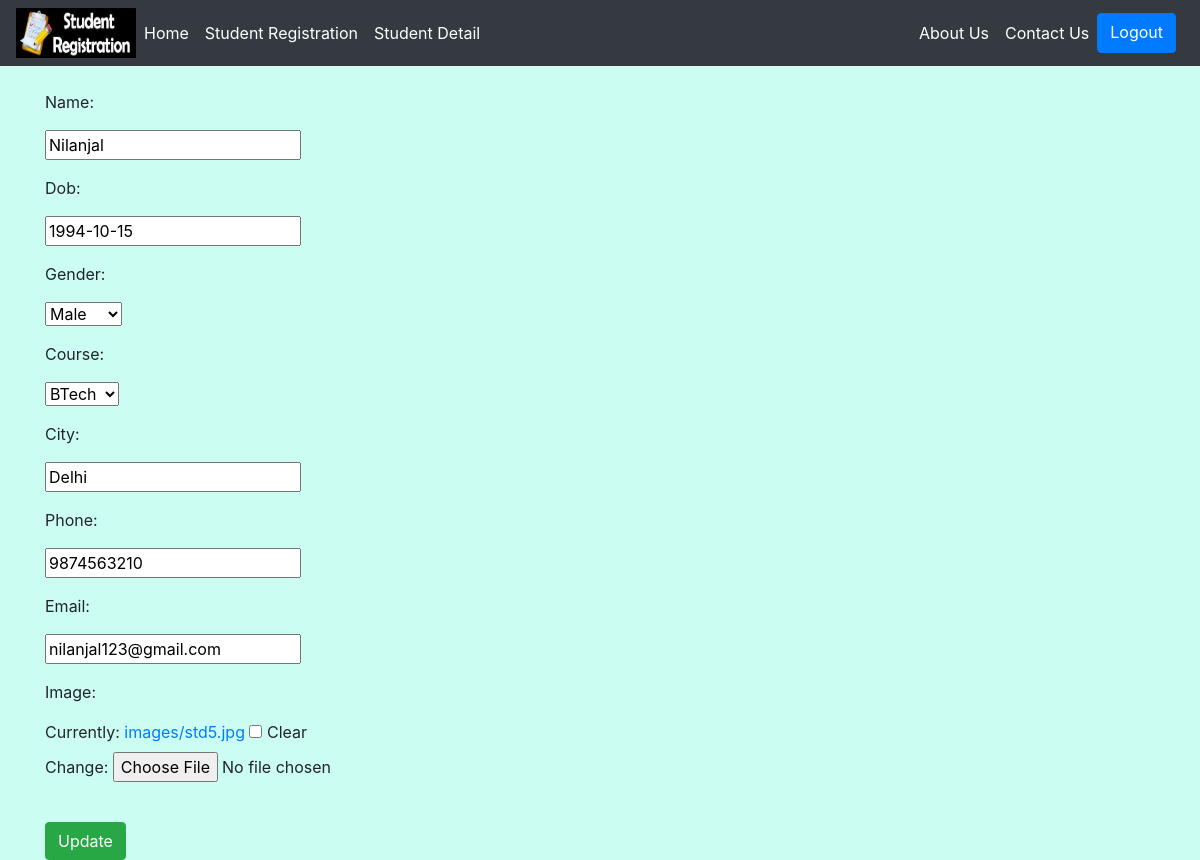
Page /update/1/ (signed in) on the committed database.
### studentapp/models.py (models this page shows, shortened)
class Student(models.Model):
    name = models.CharField(max_length=50)
    dob = models.DateField()
    gender = models.CharField(
        default='Male', choices=GENDER_CHOICES, max_length=10)
    course = models.CharField(default='BTech', choices=COURSES, max_length=10)
    city = models.CharField(max_length=20)
    phone = models.CharField(max_length=50)
    email = models.EmailField(max_length=100)
    image = models.ImageField(upload_to='images/', blank=True)

### studentapp/views.py (the view, shortened to what this page needs)
# urls.py: path('update/<id>/', views.UpdateView, name='update'),
@login_required(login_url='login')
def UpdateView(request, id):
    data = get_object_or_404(Student, id=id)
    form = StudentForm(instance=data)
    context = {'form': form}
    return render(request, "studentapp/update.html", context)

### studentapp/forms.py
class StudentForm(forms.ModelForm):
    class Meta:
        model = Student
        fields = ['name', 'dob', 'gender', 'course',
                  'city', 'phone', 'email', 'image']

### studentapp/templates/studentapp/update.html (shortened to what this page needs)
{% extends 'studentapp/base.html' %}
{% block body %}
<br>
<div class="container">
    <div class="main">
        <form method="POST" enctype="multipart/form-data">
            <div class="form-group">
                <label class="form_label">{{form.name.label_tag}}</label>
                <div class="form_control">{{form.name}}</div>
            </div>
            <div class="form-group">
                <label class="form_label">{{form.dob.label_tag}}</label>
                <div class="form_control">{{form.dob}}</div>
            </div>
            <div class="form-group">
                <label class="form_label">{{form.gender.label_tag}}</label>
                <div class="form_control">{{form.gender}}</div>
            </div>
            <div class="form-group">
                <label class="form_label">{{form.course.label_tag}}</label>
                <div class="form_control">{{form.course}}</div>
            </div>
            <div class="form-group">
                <label class="form_label">{{form.city.label_tag}}</label>
                <div class="form_control">{{form.city}}</div>
            </div>
            <div class="form-group">
                <label class="form_label">{{form.phone.label_tag}}</label>
                <div class="form_control">{{form.phone}}</div>
            </div>
            <div class="form-group">
                <label class="form_label">{{form.email.label_tag}}</label>
                <div class="form_control">{{form.email}}</div>
            </div>
            <div class="form-group">
                <label class="form_label">{{form.image.label_tag}}</label>
                <div class="form_control">{{form.image}}</div>
            </div>
            <br>
            <input type="submit" class="btn btn-success" value="Update">
        </form>
    </div>
</div>
{% endblock body %}

### studentapp/templates/studentapp/base.html (style rules this page uses)
body, html { margin: 0; padding: 0; height: 100%; background: rgb(204, 253, 243) !important; }

### rows in the picture
Student: name "Nilanjal", dob "1994-10-15", gender "Male", course "BTech", city "Delhi", phone "9874563210", email "nilanjal123@gmail.com"
